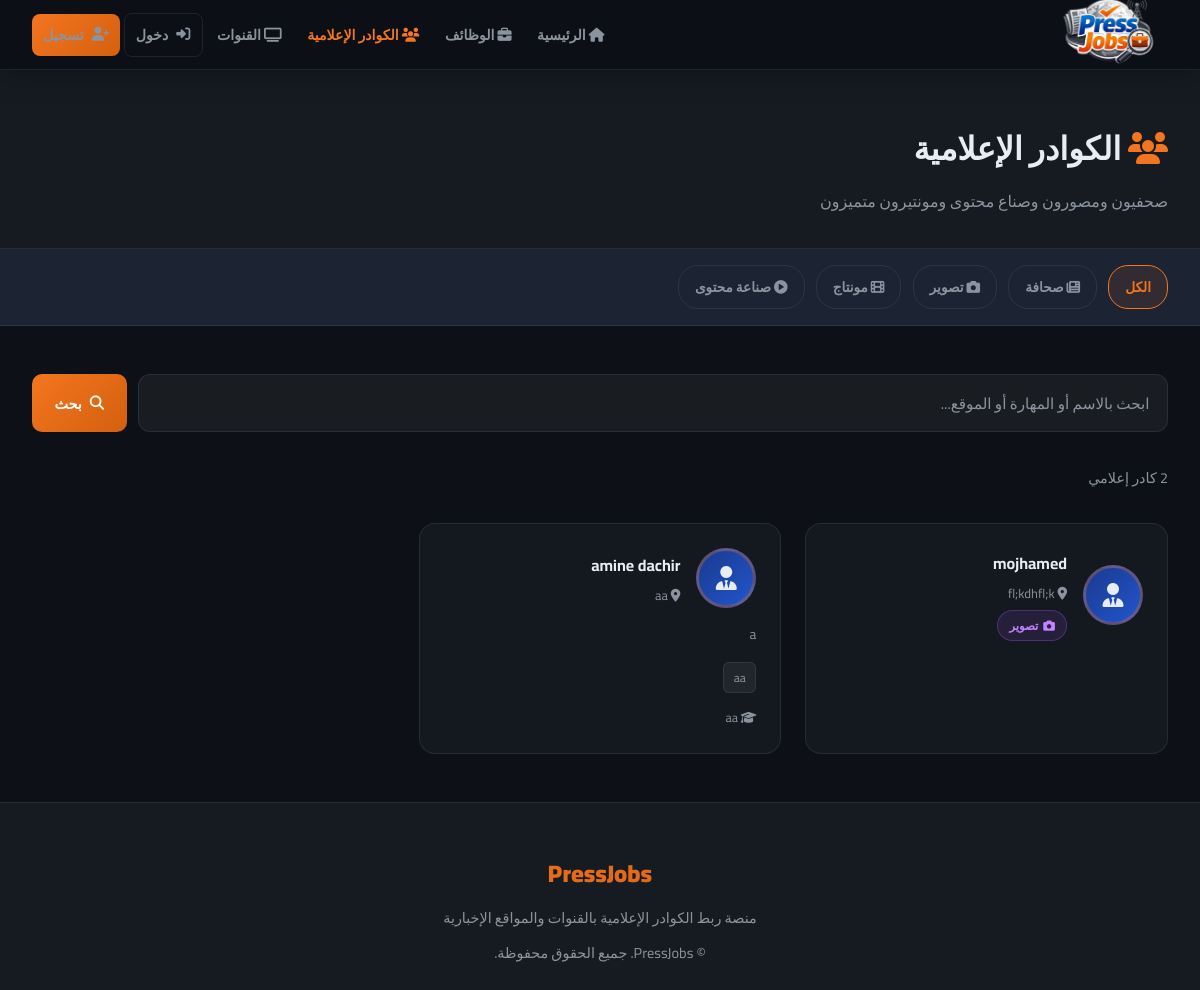
Before: /journalists with the older database file.
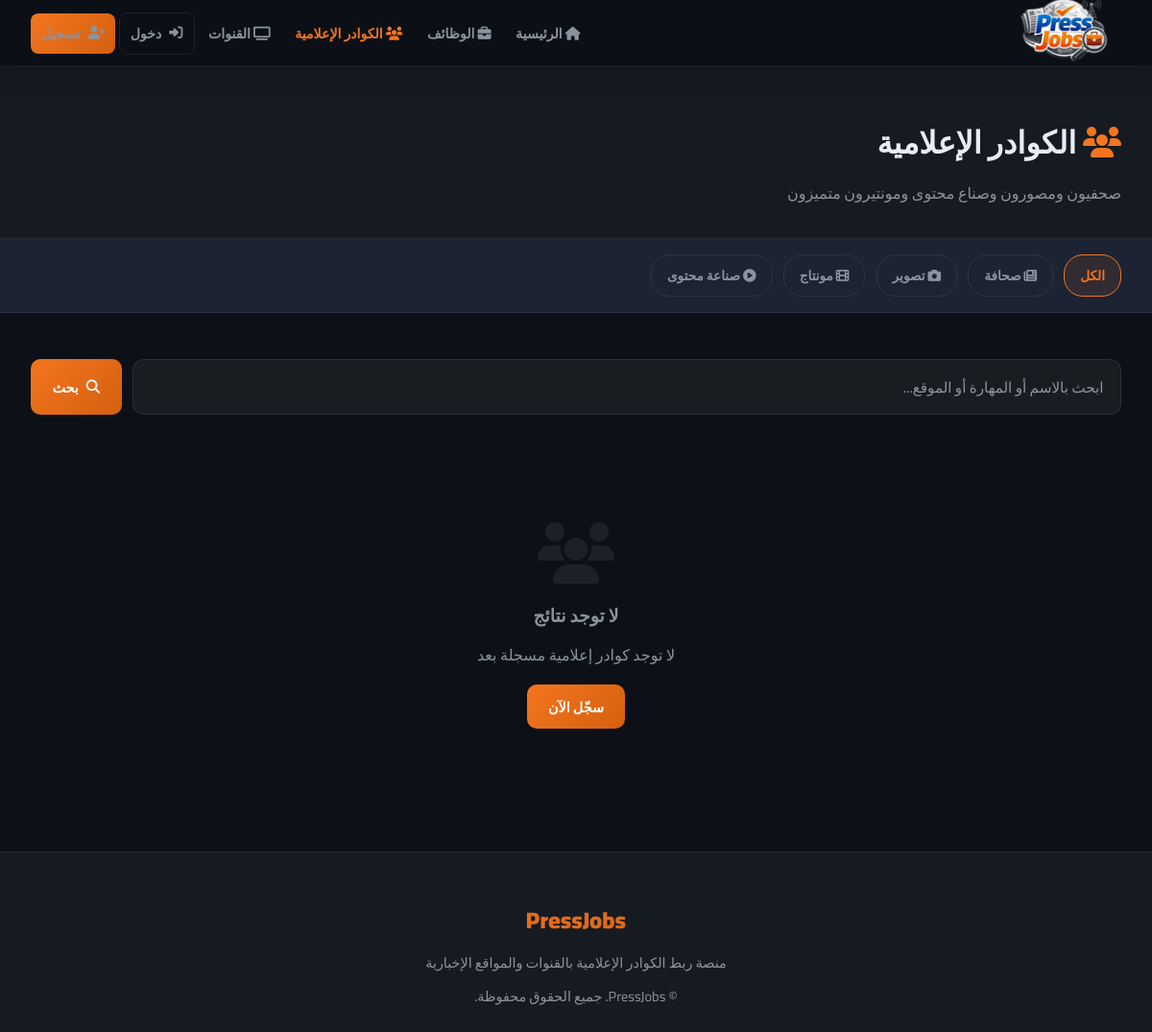
After: the same page with the newer database file.
### tables this page shows
CREATE TABLE users (
        id INTEGER PRIMARY KEY AUTOINCREMENT,
        name TEXT NOT NULL,
        email TEXT UNIQUE NOT NULL,
        password TEXT NOT NULL,
        account_type TEXT NOT NULL,
        bio TEXT,
        location TEXT,
        skills TEXT,
        education TEXT,
        experience TEXT,
        profile_image TEXT,
        created_at TEXT DEFAULT CURRENT_TIMESTAMP
    , last_name TEXT, gender TEXT, civil_status TEXT, specialty TEXT, years_experience TEXT, preferred_channels TEXT, extra_skills TEXT, cv_filename TEXT, intro_video TEXT, article_links TEXT, channel_type TEXT, cover_image TEXT, is_admin INTEGER DEFAULT 0);

### app.py (the view)
@app.route('/journalists')
def journalists():
    conn = get_db()
    category = request.args.get('category', '')
    search   = request.args.get('search', '')
    query  = "SELECT * FROM users WHERE account_type='journalist'"
    params = []
    if category:
        query += ' AND specialty LIKE ?'
        params.append(f'%{category}%')
    if search:
        query += ' AND (name LIKE ? OR skills LIKE ? OR location LIKE ?)'
        params += [f'%{search}%', f'%{search}%', f'%{search}%']
    query += ' ORDER BY created_at DESC'
    users = conn.execute(query, params).fetchall()
    conn.close()
    return render_template('journalists.html', journalists=users, category=category, search=search)

### app.py (called while the page is built)
def get_db():
    conn = sqlite3.connect(DB_PATH)
    conn.row_factory = sqlite3.Row
    return conn

### templates/journalists.html (shortened to what the changed rows need)
{% extends 'base.html' %}
{% block content %}
<div class="page-header">
    <div style="max-width:1200px;margin:0 auto">
        <h1><i class="fas fa-users" style="color:var(--orange)"></i> الكوادر الإعلامية</h1>
    </div>
</div>
<div class="journalists-layout">
    <form class="search-bar" method="get">
        <input type="text" name="search" value="{{ search }}" placeholder="ابحث بالاسم أو المهارة أو الموقع...">
        <button type="submit" class="btn btn-primary"><i class="fas fa-search"></i> بحث</button>
    </form>
    {% if journalists %}
    <p style="color:var(--text-muted);margin-bottom:2rem;font-size:0.9rem">
        {{ journalists|length }} كادر إعلامي
    </p>
    <div class="grid-3">
    {% for j in journalists %}
    <a href="/profile/{{ j.id }}" class="journalist-card">
        <div class="jc-header">
            <div class="jc-avatar">
                {% if j.profile_image %}
                    <img src="/static/uploads/{{ j.profile_image }}" alt="{{ j.name }}">
                {% else %}
                    <i class="fas fa-user-tie"></i>
                {% endif %}
            </div>
            <div>
                <div class="jc-name">{{ j.name }}{% if j.last_name %} {{ j.last_name }}{% endif %}</div>
                {% if j.location %}<div class="jc-location"><i class="fas fa-map-marker-alt"></i> {{ j.location }}</div>{% endif %}
                {% if j.specialty %}
                <div class="jc-specialty">
                    {% if j.specialty == 'صحافة' %}
                    <span class="role-badge role-journalism"><i class="fas fa-newspaper"></i> صحافة</span>
                    {% elif j.specialty == 'تصوير' %}
                    <span class="role-badge role-photo"><i class="fas fa-camera"></i> تصوير</span>
                    {% elif j.specialty == 'مونتاج' %}
                    <span class="role-badge role-editing"><i class="fas fa-film"></i> مونتاج</span>
                    {% elif j.specialty == 'صناعة محتوى' %}
                    <span class="role-badge role-content"><i class="fas fa-play-circle"></i> صناعة محتوى</span>
                    {% else %}
                    <span class="role-badge role-other"><i class="fas fa-tag"></i> {{ j.specialty }}</span>
                    {% endif %}
                </div>
                {% endif %}
            </div>
        </div>
        {% if j.bio %}<p class="jc-bio">{{ j.bio }}</p>{% endif %}
        {% if j.skills %}
        <div class="jc-skills">
            {% for skill in j.skills.split(',')[:4] %}
            <span class="skill-dot">{{ skill.strip() }}</span>
            {% endfor %}
        </div>
        {% endif %}
        {% if j.years_experience %}
        <div style="margin-top:0.8rem;font-size:0.78rem;color:var(--text-muted)"><i class="fas fa-star"></i> {{ j.years_experience }} سنوات خبرة</div>
        {% elif j.education %}
        <div style="margin-top:0.8rem;font-size:0.78rem;color:var(--text-muted)"><i class="fas fa-graduation-cap"></i> {{ j.education[:50] }}</div>
        {% endif %}
    </a>
    {% endfor %}
    </div>
    {% else %}
    <div class="empty-state">
        <i class="fas fa-users"></i>
        <h3 style="margin-bottom:0.5rem">لا توجد نتائج</h3>
        {% if search or category %}
        <p>لم يتم العثور على كوادر مطابقة لبحثك</p>
        <a href="/journalists" class="btn btn-outline" style="margin-top:1rem"><i class="fas fa-times"></i> مسح الفلاتر</a>
        {% else %}
        <p>لا توجد كوادر إعلامية مسجلة بعد</p>
        <a href="/register" class="btn btn-primary" style="margin-top:1rem">سجّل الآن</a>
        {% endif %}
    </div>
    {% endif %}
</div>
{% endblock %}

Changed rows visible on the page:
removed users: name "mojhamed", location "fl;kdhfl;k", specialty "تصوير" (drawn), shown under "الكوادر الإعلامية"
removed users: name "amine dachir", location "aa", bio "a", strip "aa", education "aa"
Other visible differences:
{{ journalists|length }}: "2" → (not shown)
text no longer shown: "كادر إعلامي"
text now shown: "لا توجد نتائج لا توجد كوادر إعلامية مسجلة بعد سجّل الآن"
